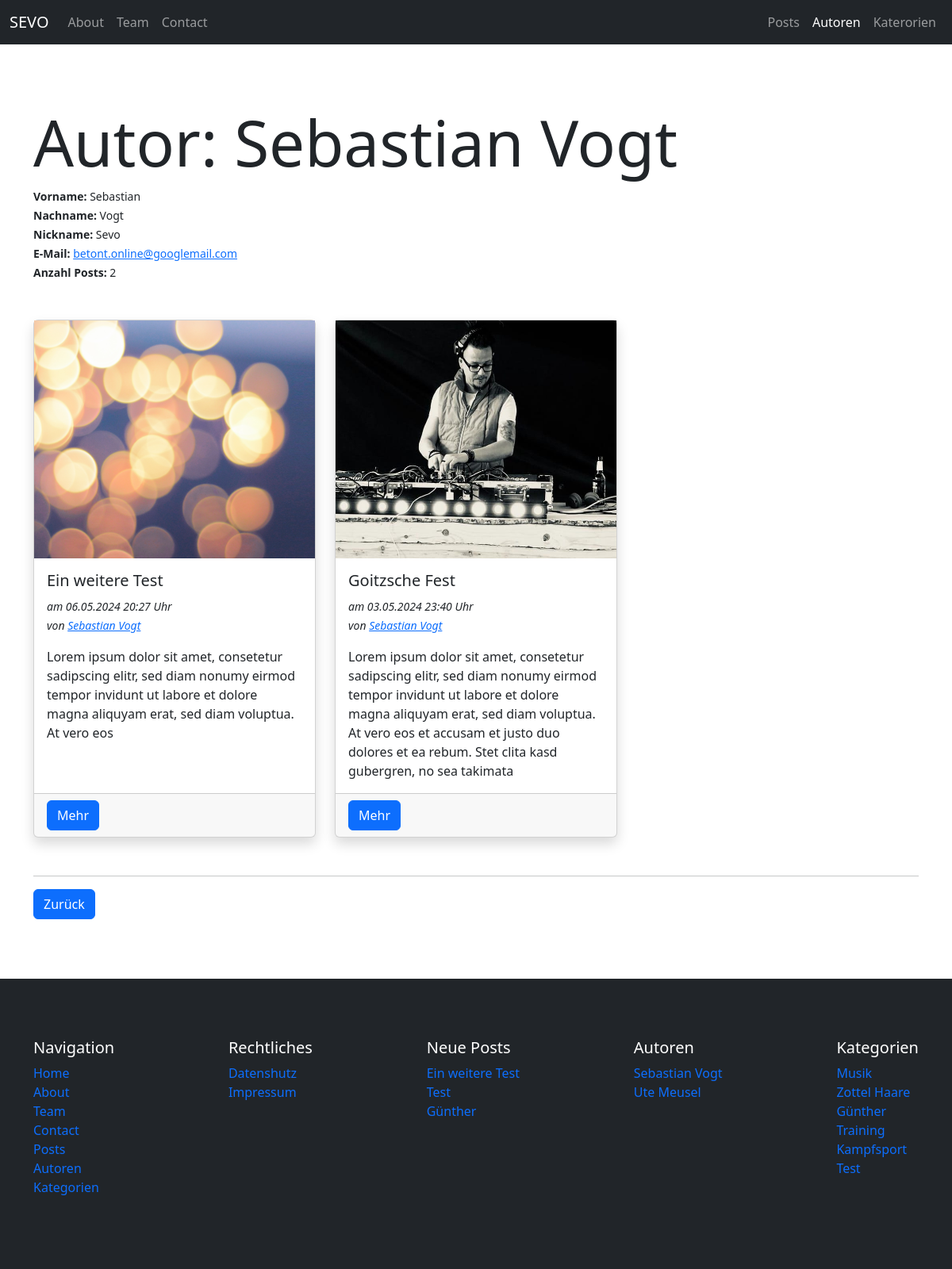
The page /author/sebastian-vogt on the database as committed earlier.
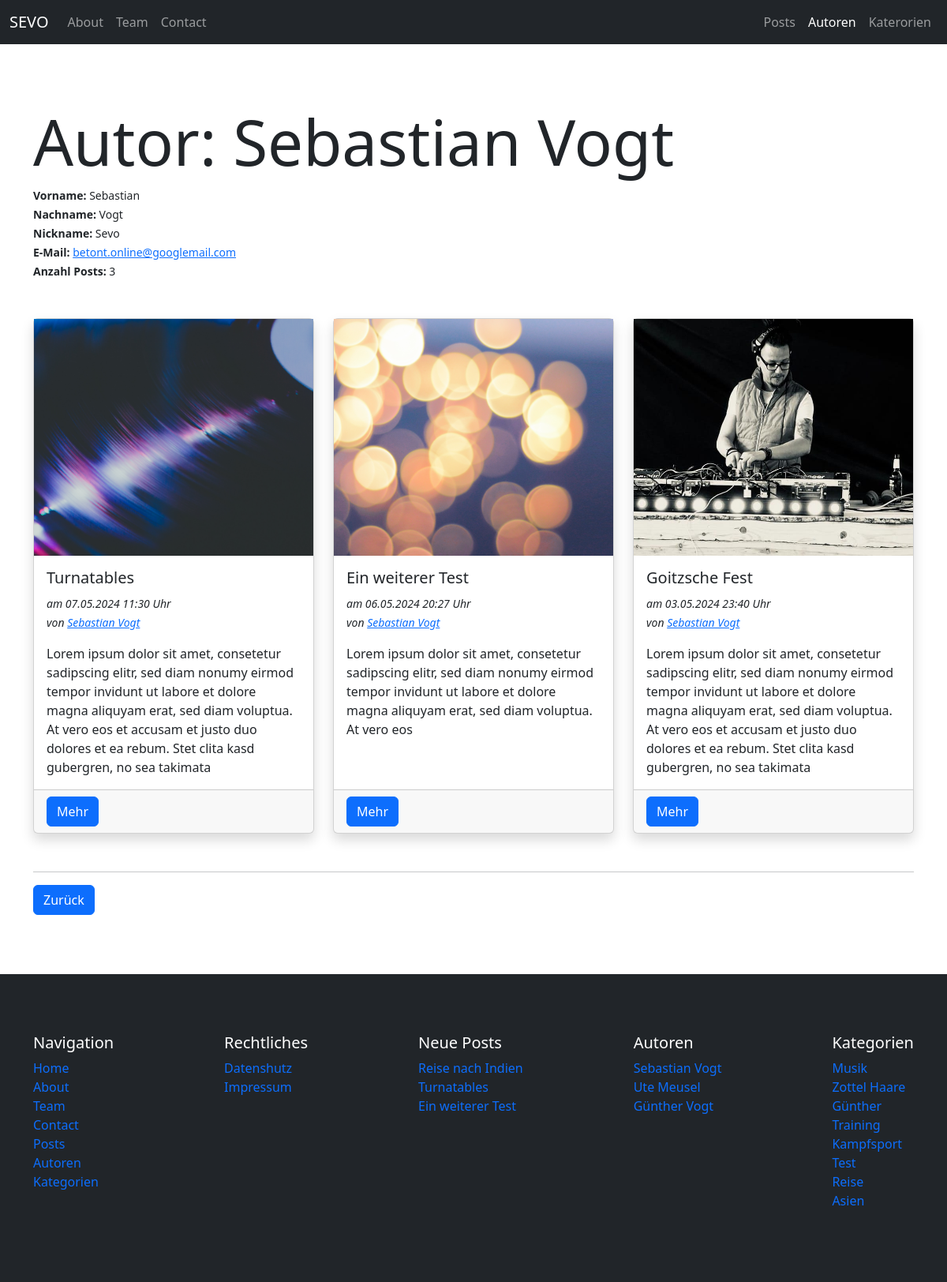
The same page on the database as committed later.
### pages/models.py (models this page shows, shortened)
class Page(models.Model):
    class Templates(models.TextChoices):
        FULL_WIDTH = "Fullwidth"
        CONTAINER = "Container"
        FULL_WIDTH_WITH_HEADER = "Fullwidth with header"
        CONTAINER_WITH_HEADER = "Container with header"
    title = models.CharField(max_length=255)
    slug = models.SlugField(unique=True, blank=True)
    index = models.IntegerField(default=1)
    content = tinymce_models.HTMLField()
    featured_image = models.ForeignKey(Image, on_delete=models.SET_NULL, null=True, blank=True)
    published = models.BooleanField(default=True)
    is_home = models.BooleanField(default=False)
    template = models.CharField(max_length=100, choices=Templates.choices, default=Templates.CONTAINER)
    created_at = models.DateTimeField(auto_now_add=True)
    updated_at = models.DateTimeField(auto_now=True)

### blog/models.py (models this page shows, shortened)
class Post(models.Model):
    author = models.ForeignKey(Author, on_delete=models.SET_NULL, null=True)
    title = models.CharField(max_length=255)
    slug = models.SlugField(unique=True)
    categories = models.ManyToManyField(Category, blank=True)
    content = tinymce_models.HTMLField()
    excerpt = models.TextField(max_length=255, blank=True)
    featured_image = models.ForeignKey(Image, on_delete=models.SET_NULL, blank=True, null=True)
    published = models.BooleanField(default=True)
    is_featured = models.BooleanField(default=False)
    allow_comments = models.BooleanField(default=False)
    created_at = models.DateTimeField(auto_now_add=True)
    updated_at = models.DateTimeField(auto_now=True)

class Category(models.Model):
    name = models.CharField(max_length=100, unique=True, db_index=True)
    slug = models.SlugField(unique=True, default="")
    class Meta:
        verbose_name_plural = "Categories"

### uploaded_media/models.py (models this page shows, shortened)
class Image(models.Model):
    title = models.CharField(max_length=100)
    alt_text = models.CharField(max_length=100)
    categories = models.ManyToManyField(Category, blank=True)
    image = models.ImageField(upload_to="uploaded_media/images")

### author/models.py (models this page shows, shortened)
class Author(models.Model):
    firstname = models.CharField(max_length=100)
    lastname = models.CharField(max_length=100)
    nickname = models.CharField(max_length=100, blank=True)
    email = models.EmailField(null=True)
    slug = models.SlugField(unique=True, default="")
    def get_fullname(self):
        return f"{self.firstname} {self.lastname}"

### author/views.py (the view)
# urls.py: path("<slug:slug>", views.author_single, name="author-single-slug")
def author_single(request, slug):
    author = get_object_or_404(models.Author, slug=slug)
    posts = author.post_set.filter(published=True).order_by("-created_at")
    print(posts.count())
    return render(request, "author/author_single.html", {
        "author": author,
        "posts": posts
    })

### utils/context_processors.py (called while the page is built)
def menus_context(request):
    menu_main = Menu.objects.get(name="Main")
    menu_meta = Menu.objects.get(name="Meta")
    pages_main = menu_main.pages.filter(published=True).order_by("index")
    pages_meta = menu_meta.pages.filter(published=True).order_by("index")
    categories = Category.objects.all()
    authors = Author.objects.all()
    latest_posts = Post.objects.filter(published=True).order_by("-created_at")[:3]
    return {
        "pages_main": pages_main,
        "pages_meta": pages_meta,
        "categories": categories,
        "authors": authors,
        "latest_posts": latest_posts
    }

### author/templates/author/author_single.html (shortened to what this page needs)
{% extends "base.html" %}
{% block content %}
    <div class="container section-padding">
        <div class="mb-5">
            <h1 class="display-1">Autor: {{ author.get_fullname|title }}</h1>
            <div>
                <small>
                    <b>Vorname: </b>
                    {{ author.firstname }}
                </small>
            </div>
            <div>
                <small>
                    <b>Nachname: </b>
                    {{ author.lastname}}
                </small>
            </div>
            {% if author.nickname %}
            <div>
                <small>
                    <b>Nickname: </b>
                        {{ author.nickname }}
                </small>
            </div>
            {% endif %}
            <div>
                <small>
                    <b>E-Mail: </b>
                    <a href="mailto:{{ author.email }}">{{ author.email }}</a>
                </small>
            </div>
            <div>
                <small>
                    <b>Anzahl Posts: </b>
                    {{ posts.count }}
                </small>
            </div>
        </div>
        <div class="row row-cols-1 row-cols-lg-3 g-4 mb-5">
            {% for post in posts %}
                <div class="col">
                    {% include "blog/partials/_posts_item.html" %}
                </div>
            {% endfor %}
        </div>
        <hr>
        <button class="btn btn-primary back-link">Zurück</button>
    </div>
{% endblock %}

### templates/partials/_navbar.html (shortened to what this page needs)
<nav class="navbar navbar-expand-lg bg-dark border-body" data-bs-theme="dark">
    <div class="container-fluid">
      <a class="navbar-brand" href="{% url "homepage" %}">SEVO</a>
      <div class="collapse navbar-collapse" id="navbarNav">
        <ul class="navbar-nav me-auto">
            {% for page in pages_main %}
                {% if page.is_home == False %}
                    <li class="nav-item">
                        <a class="nav-link" href="{% url "pages-page-single-slug" slug=page.slug %}">{{ page.title|title }}</a>
                    </li>
                {% endif %}
            {% endfor %}
        </ul>
        <ul class="navbar-nav d-flex">
            <li class="nav-item">
                <a class="nav-link{% if "post" in request.path %} active{% endif %}"{% if "post" in request.path %} aria-current="page"{% endif %} href="{% url "blog-posts" %}">Posts</a>
            </li>
            <li class="nav-item">
                <a class="nav-link{% if "author" in request.path %} active{% endif %}"{% if "author" in request.path %} aria-current="page"{% endif %} href="{% url "author-index" %}">Autoren</a>
            </li>
            <li class="nav-item">
                <a class="nav-link{% if "categor" in request.path %} active{% endif %}"{% if "categor" in request.path %} aria-current="page"{% endif %} href="{% url "blog-categories" %}">Katerorien</a>
            </li>
        </ul>
      </div>
    </div>
  </nav>

### blog/templates/blog/partials/_posts_item.html (shortened to what this page needs)
<div class="card h-100 shadow">
    <a class="card__image-link w-100 d-block" href="{% url "blog-post-slug" slug=post.slug %}">
      <img class="card__image w-100" src="{{ post.featured_image.image.url }}" class="card-img-top" alt="{{ post.featured_image.image.title }}">
    </a>
    <div class="card-body">
      <h5 class="card-title">{{ post.title }}</h5>
        <div class="mb-3">
          <small>
            <i>
            am
            <time>{{ post.created_at|date:"d.m.Y H:i" }} Uhr</time>
            <br>
            von
            <a href="{% url "author-single-slug" slug=post.author.slug %}">{{ post.author.get_fullname }}</a>
            </i>
          </small>
        </div>
      <p class="card-text">{{ post.excerpt}}</p>
    </div>
    <div class="card-footer">
      <a class="btn btn-primary" href="{% url "blog-post-slug" slug=post.slug %}">Mehr</a>
    </div>
  </div>

### templates/partials/_navigation_main.html
<nav>
    <ul class="list-unstyled">
        {% for page in pages_main %}
            <li><a class="text-decoration-none {% if page.title|lower in request.path or page.is_home and request.path == "/" %}active{% endif %}" href="{% url "pages-page-single-slug" slug=page.slug %}">{{ page.title }}</a></li>
        {% endfor %}
        <li><a class="text-decoration-none" href="{% url "blog-posts" %}">Posts</a></li>
        <li><a class="text-decoration-none" href="{% url "author-index" %}">Autoren</a></li>
        <li><a class="text-decoration-none" href="{% url "blog-categories" %}">Kategorien</a></li>
    </ul>
</nav>

### templates/partials/_navigation_meta.html
<nav>
    <ul class="list-unstyled">
        {% for page in pages_meta %}
            <li><a class="text-decoration-none {% if page.title|lower in request.path or page.is_home and request.path == "/" %}active{% endif %}" href="{% url "pages-page-single-slug" slug=page.slug %}">{{ page.title }}</a></li>
        {% endfor %}
    </ul>
</nav>

### templates/partials/_navigation_latest_posts.html
<nav>
    {% if latest_posts %}
        <ul class="list-unstyled">
            {% for post in latest_posts %}
                <li><a class="text-decoration-none {% if post.slug|lower in request.path %}active{% endif %}" href="{% url "blog-post-slug" slug=post.slug %}">{{ post.title }}</a></li>
            {% endfor %}
        </ul>
    {% else %}
        <p>Keine Posts vorhanden</p>
    {% endif %}
</nav>

### templates/partials/_navigation_authors.html
<nav>
    {% if authors %}
        <ul class="list-unstyled">
            {% for author in authors %}
                <li><a class="text-decoration-none {% if author.name|lower in request.path %}active{% endif %}" href="{% url "author-single-slug" slug=author.slug %}">{{ author.get_fullname }}</a></li>
            {% endfor %}
        </ul>
    {% else %}
        <p>Keine Autoren vorhanden</p>
    {% endif %}
</nav>

### templates/partials/_navigation_categories.html
<nav>
    {% if categories %}
        <ul class="list-unstyled">
            {% for category in categories %}
                <li><a class="text-decoration-none {% if category.name|lower in request.path %}active{% endif %}" href="{% url "blog-category-slug" slug=category.slug %}">{{ category.name }}</a></li>
            {% endfor %}
        </ul>
    {% else %}
        <p>Keine Kategorien vorhanden</p>
    {% endif %}
</nav>

Rows that differ between the two databases and show on the page:
no longer on this page (row edited): Post: title "Test", shown under "Neue Posts"
no longer on this page (row edited): Post: title "Günther", shown under "Neue Posts"
added Post: featured_image.image (picture), title "Turnatables", created_at "07.05.2024 11:30", author.get_fullname "Sebastian Vogt", excerpt "Lorem ipsum dolor sit amet, consetetur sadipscing elitr, sed diam nonumy eirmod tempor invidunt ut labore et dolore magna aliquyam erat, sed diam voluptua. At vero eos et accusam et justo duo dolores et ea rebum. Stet clita kasd gubergren, no sea takimata"
changed Post: title "Ein weitere Test" → "Ein weiterer Test"
added Post: title "Reise nach Indien", shown under "Neue Posts"
added Author: get_fullname "Günther Vogt"
added Category: name "Reise"
added Category: name "Asien"
Other text that changed with them:
{{ posts.count }}: "2" → "3"
